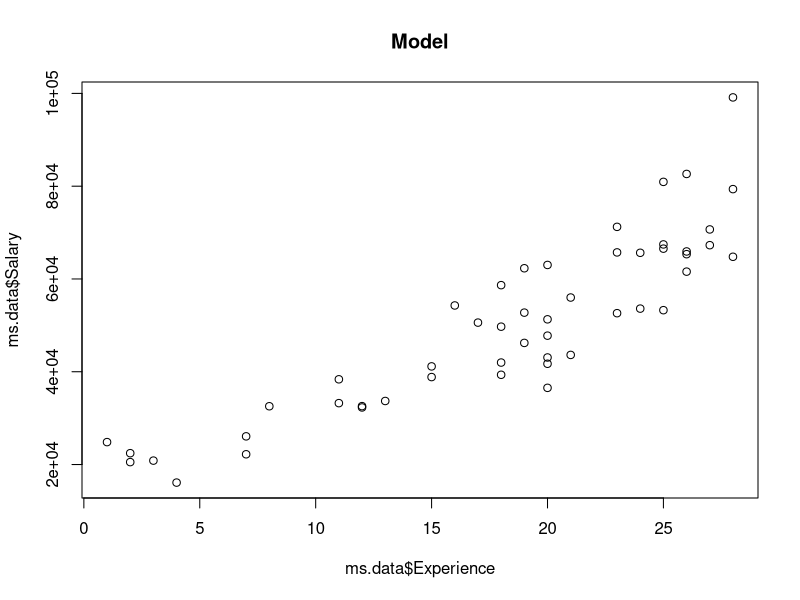
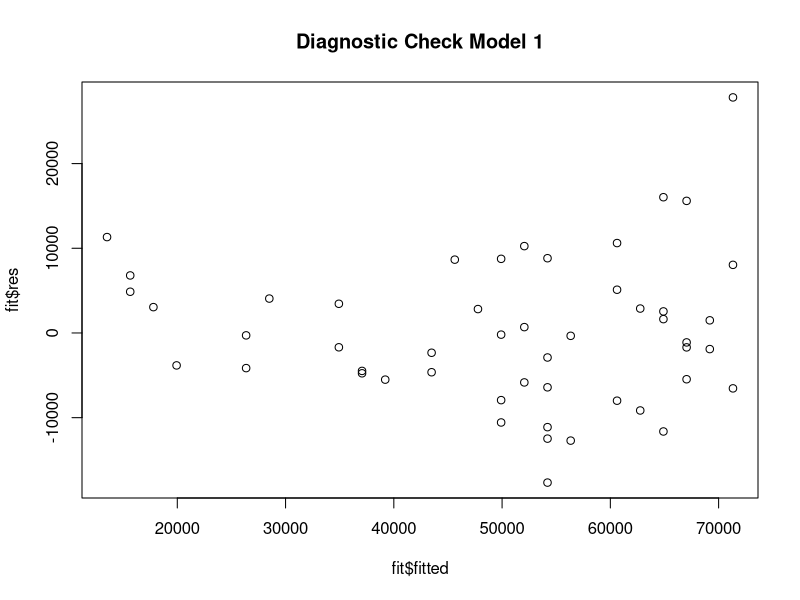
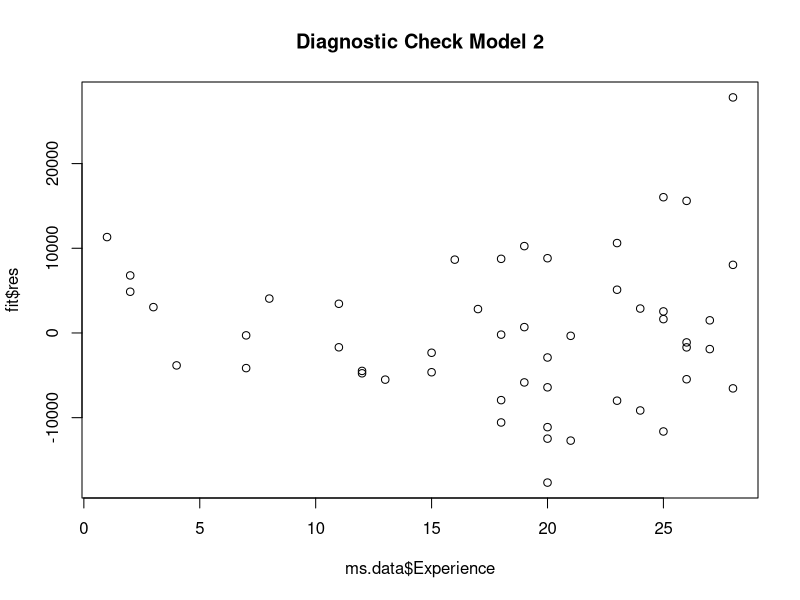
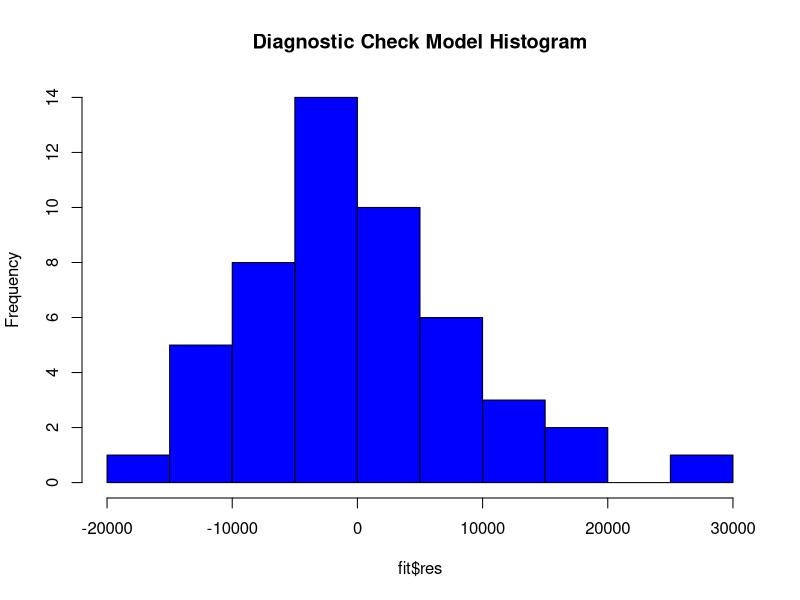
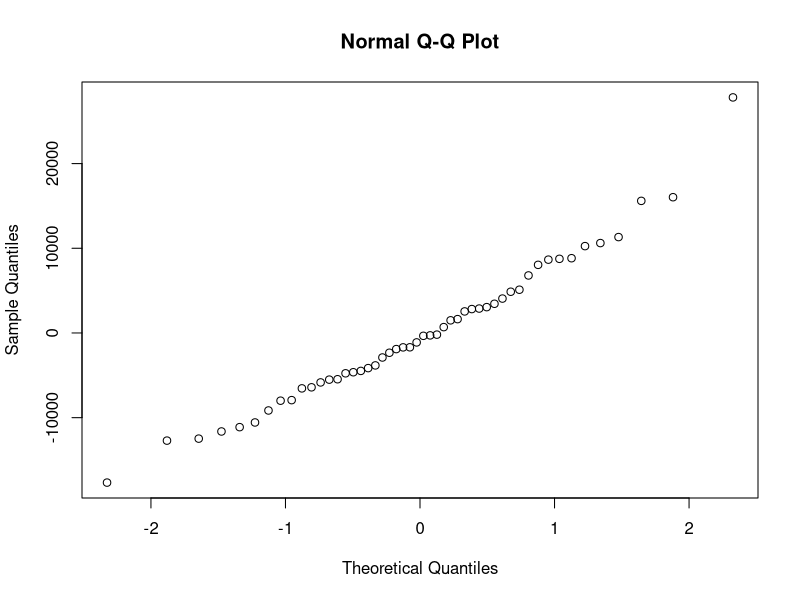

R code for these plots, in order:
# Read in Data:
ms.data <- read.csv("ManSalary.csv")
names(ms.data)

# Question A:
# Is there are relationship between these two variables?
plot(ms.data$Salary~ms.data$Experience, main = "Model")

# Question B:
fit <- lm(Salary~Experience, data = ms.data)
summary(fit)

# Question C Diagnostic Checks
plot(fit$res~fit$fitted, main = "Diagnostic Check Model 1")
plot(fit$res~ms.data$Experience, main = "Diagnostic Check Model 2")
hist(fit$res, main = "Diagnostic Check Model Histogram",
     col = c("blue"))
qqnorm(fit$res)
shapiro.test(fit$res)

# Question D: Test hypothesis that the slope of the regression line equal 0 vs
# the alternative that the slope of the regression line not equal 0
# regression model
confint(fit)
summary(fit)


# Question E: What is the value of R-Squared?
summary(fit)
0.7869 * 100

# Question F:
newdata <- ms.data$Salary
pred <- predict(fit, ms.data, interval = "prediction")
# Leaving it as "prediction" will automatically set to 95% confidence.
pred
